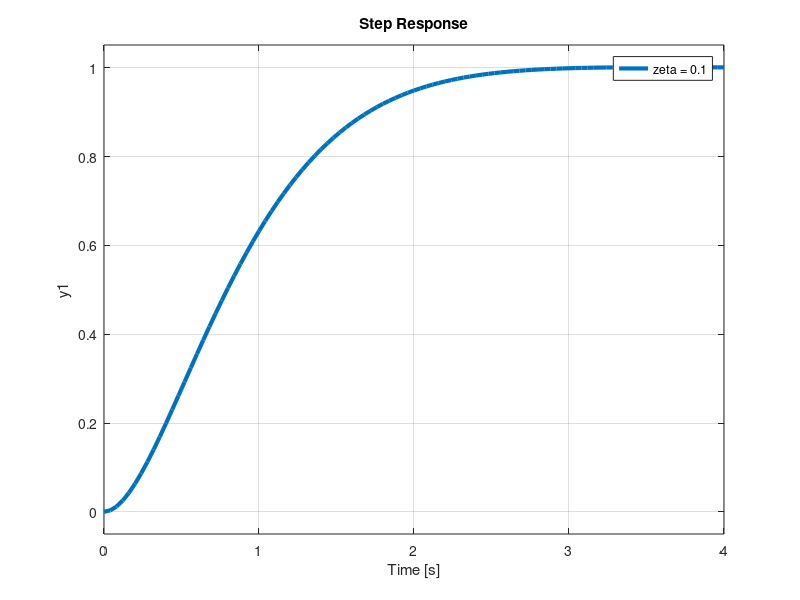
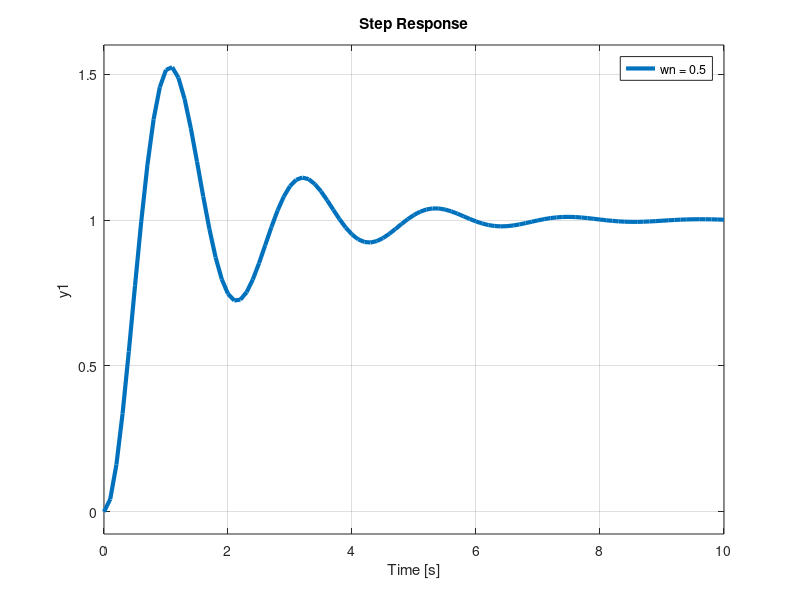

Here is the MATLAB script that generated these plots, in order: (Note: this script raises an error after producing the figures.)
% LABORATOR 3 - SS: SISTEM DE ORDIN 2
%% Ex sistem ordin 2 pt variatia lui zeta
wn = 2;
zeta1 = 0.1;
zeta2 = 0.5;
zeta3 = 0.9;

Hz1 = tf(wn^2, [1 2*zeta1*wn wn^2]);
Hz2 = tf(wn^2, [1 2*zeta2*wn wn^2]);
Hz3 = tf(wn^2, [1 2*zeta3*wn wn^2]);

figure
hold on
step(Hz1)
set(findall(gcf,'type','line'),'linewidth', 3);
legend('zeta = 0.1')
set(gca, 'Fontsize', 16)
pause

step(Hz2)
set(findall(gcf,'type','line'),'linewidth', 3);
legend('zeta = 0.1', 'zeta = 0.5')
% set(gca, 'Fontsize', 16)
pause

step(Hz3)
hold off
set(findall(gcf,'type','line'),'linewidth', 3);
legend('zeta = 0.1', 'zeta = 0.5', 'zeta = 0.9')
% set(gca, 'Fontsize', 16)

%% Ex sistem ordin 2 pt variatia lui wn
wn1 = 0.5;
wn2 = 1;
wn3 = 3;

zeta = 0.2;

Hw1 = tf(wn1^2, [1 2*zeta*wn1 wn1^2]);
Hw2 = tf(wn2^2, [1 2*zeta*wn2 wn2^2]);
Hw3 = tf(wn3^2, [1 2*zeta*wn3 wn3^2]);

figure
hold on
step(Hw1)
set(findall(gcf,'type','line'),'linewidth', 3);
legend('wn= 0.5')
set(gca, 'Fontsize', 16)
pause

step(Hw2)
set(findall(gcf,'type','line'),'linewidth', 3);
legend('wn = 0.5', 'wn = 1')
% set(gca, 'Fontsize', 16)
pause

step(Hw3)
hold off
set(findall(gcf,'type','line'),'linewidth', 3);
legend('wn = 0.5', 'wn = 1', 'wn = 3')
% set(gca, 'Fontsize', 16)

%% Criterii de performanta Sistem de ordin 2
wn = 2;
zeta = 0.5;

H2 = tf(wn^2, [1 2*zeta*wn wn^2]);

t = 0 : 0.1 : 7;
[y, t1] = step(H2, t);
yst = y(end);

u = ones(length(t), 1);
 
crt = stepinfo(H2);
crt

v_tub = 2;
tub_u = (100 + v_tub)/100 * ones(length(t), 1);
tub_d = (100 - v_tub)/100 * ones(length(t), 1);

figure
plot(t, u, 'color', [0 0.4470 0.7410], 'LineWidth', 3)
hold on
plot(t, y, 'color', [0.8500 0.3250 0.0980], 'LineWidth', 3)
stem(crt.PeakTime, crt.Peak, 'color', [0.6350 0.0780 0.1840], 'LineWidth', 2)
plot(t, tub_u, 'color', [0.4660 0.6740 0.1880], 'LineStyle','-.',...
    'LineWidth', 2)
plot(t, tub_d, 'color', [0.4660 0.6740 0.1880], 'LineStyle','-.',...
    'LineWidth', 2)
stem(crt.SettlingTime, y(find(t>=crt.SettlingTime, 1, 'first')),...
    'color', [0.4940 0.1840 0.5560], 'LineWidth', 2 )
stem([t(find(y>=0.1*yst, 1, 'first')) t(find(y>=0.9*yst, 1, 'first'))],...
    [y(find(y>=0.1*yst, 1, 'first')) y(find(y>=0.9*yst, 1, 'first'))], ...
    'color', [0.9290 0.6940 0.1250], 'LineWidth', 2)
grid
title('Functie de ordin 2 - Specificatii de performanta')
xlabel('Timp [sec]')
ylabel('Amplitudine')
set(gca, 'FontSize', 24)